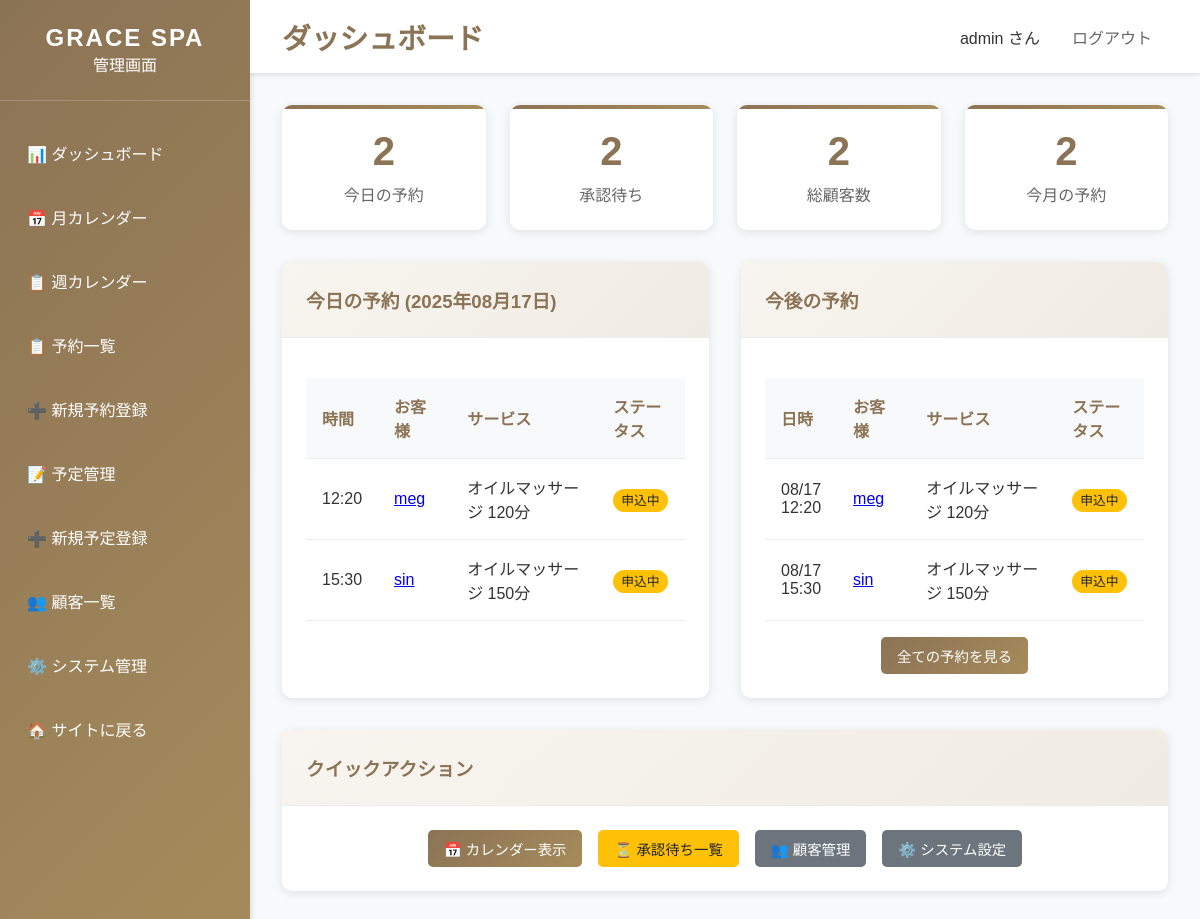
Before: /dashboard/ (signed in) with the older database file.
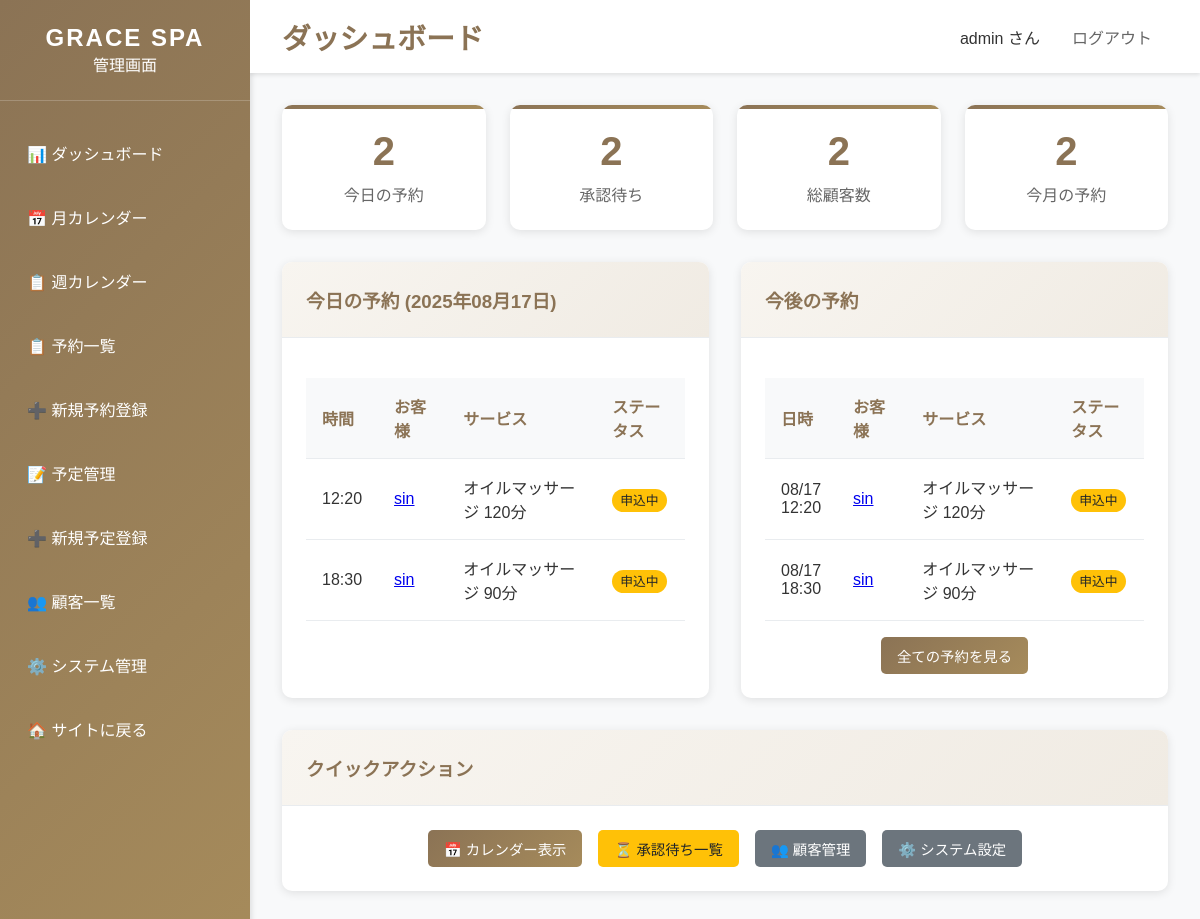
After: the same page with the newer database file.
### bookings/models.py (models this page shows, shortened)
class Booking(models.Model):
    STATUS_CHOICES = [
        ('pending', '承認待ち'),
        ('confirmed', '確定'),
        ('completed', '完了'),
        ('cancelled', 'キャンセル'),
    ]
    customer = models.ForeignKey(Customer, on_delete=models.CASCADE, verbose_name='顧客')
    service = models.ForeignKey(Service, on_delete=models.CASCADE, verbose_name='サービス')
    therapist = models.ForeignKey(Therapist, on_delete=models.SET_NULL, null=True, blank=True, verbose_name='施術者')
    booking_date = models.DateField('予約日')
    booking_time = models.TimeField('予約時間')
    status = models.CharField('ステータス', max_length=20, choices=STATUS_CHOICES, default='pending')
    notes = models.TextField('備考', blank=True)
    created_at = models.DateTimeField('作成日時', auto_now_add=True)
    updated_at = models.DateTimeField('更新日時', auto_now=True)
    class Meta:
        verbose_name = '予約'
        verbose_name_plural = '予約'
        ordering = ['-booking_date', '-booking_time']
        unique_together = ['therapist', 'booking_date', 'booking_time']

class Customer(models.Model):
    name = models.CharField('名前', max_length=100)
    email = models.EmailField('メールアドレス', unique=True)
    phone = models.CharField('電話番号', max_length=20)
    notes = models.TextField('備考', blank=True)
    created_at = models.DateTimeField('作成日時', auto_now_add=True)
    updated_at = models.DateTimeField('更新日時', auto_now=True)
    class Meta:
        verbose_name = '顧客'
        verbose_name_plural = '顧客'
        ordering = ['-created_at']

class Service(models.Model):
    name = models.CharField('サービス名', max_length=100)
    description = models.TextField('説明', blank=True)
    duration_minutes = models.PositiveIntegerField('施術時間（分）')
    price = models.PositiveIntegerField('料金')
    is_active = models.BooleanField('有効', default=True)
    sort_order = models.PositiveIntegerField('表示順', default=0)
    created_at = models.DateTimeField('作成日時', auto_now_add=True)
    updated_at = models.DateTimeField('更新日時', auto_now=True)
    class Meta:
        verbose_name = 'サービス'
        verbose_name_plural = 'サービス'
        ordering = ['sort_order', 'name']

### dashboard/views.py (the view)
# urls.py: path('dashboard/', views.dashboard_home, name='home'),
@staff_member_required
def dashboard_home(request):
    today = timezone.now().date()
    today_bookings = Booking.objects.filter(
        booking_date=today,
        status__in=['pending', 'confirmed']
    ).order_by('booking_time')
    try:
        today_schedules = Schedule.objects.filter(
            schedule_date=today,
            is_active=True
        ).order_by('start_time')
    except:
        today_schedules = []
    stats = {
        'today_bookings': today_bookings.count(),
        'today_schedules': len(today_schedules),
        'pending_bookings': Booking.objects.filter(status='pending').count(),
        'total_customers': Customer.objects.count(),
        'this_month_bookings': Booking.objects.filter(
            booking_date__year=today.year,
            booking_date__month=today.month
        ).count(),
    }
    upcoming_bookings = Booking.objects.filter(
        booking_date__gte=today,
        booking_date__lte=today + timedelta(days=7),
        status__in=['pending', 'confirmed']
    ).order_by('booking_date', 'booking_time')[:10]
    context = {
        'title': 'ダッシュボード - GRACE SPA管理画面',
        'today': today,
        'today_bookings': today_bookings,
        'today_schedules': today_schedules,
        'upcoming_bookings': upcoming_bookings,
        'stats': stats,
    }
    return render(request, 'dashboard/home.html', context)

### templates/dashboard/home.html (shortened to what the changed rows need)
{% extends 'dashboard/base_dashboard.html' %}
{% block page_title %}ダッシュボード{% endblock %}
{% block content %}
<div style="display: grid; grid-template-columns: 1fr 1fr; gap: 2rem;">
    <div class="card">
        <div class="card-body">
            {% if today_bookings %}
                <table class="table">
                    <thead>
                        <tr>
                            <th>時間</th>
                            <th>お客様</th>
                            <th>サービス</th>
                            <th>ステータス</th>
                        </tr>
                    </thead>
                    <tbody>
                        {% for booking in today_bookings %}
                        <tr>
                            <td>{{ booking.booking_time }}</td>
                            <td>
                                <a href="{% url 'dashboard:booking_detail' booking.id %}">
                                    {{ booking.customer.name }}
                                </a>
                            </td>
                            <td>{{ booking.service.name }}</td>
                            <td>
                                {% if booking.status == 'pending' %}
                                    <span class="badge badge-pending">申込中</span>
                                {% elif booking.status == 'confirmed' %}
                                    <span class="badge badge-confirmed">確定</span>
                                {% endif %}
                            </td>
                        </tr>
                        {% endfor %}
                    </tbody>
                </table>
            {% else %}
                <p style="text-align: center; color: #666; padding: 2rem;">今日の予約はありません</p>
            {% endif %}
        </div>
    </div>
    <div class="card">
        <div class="card-body">
            {% if upcoming_bookings %}
                <table class="table">
                    <thead>
                        <tr>
                            <th>日時</th>
                            <th>お客様</th>
                            <th>サービス</th>
                            <th>ステータス</th>
                        </tr>
                    </thead>
                    <tbody>
                        {% for booking in upcoming_bookings %}
                        <tr>
                            <td>{{ booking.booking_date|date:"m/d" }}<br>{{ booking.booking_time }}</td>
                            <td>
                                <a href="{% url 'dashboard:booking_detail' booking.id %}">
                                    {{ booking.customer.name }}
                                </a>
                            </td>
                            <td>{{ booking.service.name }}</td>
                            <td>
                                {% if booking.status == 'pending' %}
                                    <span class="badge badge-pending">申込中</span>
                                {% elif booking.status == 'confirmed' %}
                                    <span class="badge badge-confirmed">確定</span>
                                {% endif %}
                            </td>
                        </tr>
                        {% endfor %}
                    </tbody>
                </table>
            {% else %}
                <p style="text-align: center; color: #666; padding: 2rem;">今後の予約はありません</p>
            {% endif %}
        </div>
    </div>
</div>
{% endblock %}

Changed rows visible on the page:
removed Booking: booking_time "12:20", customer.name "meg", service.name "オイルマッサージ 120分", status "申込中", booking_date "08/17"
removed Booking: booking_time "15:30", customer.name "sin", service.name "オイルマッサージ 150分", status "申込中", booking_date "08/17"
added Booking: booking_time "12:20", customer.name "sin", service.name "オイルマッサージ 120分", status "申込中", booking_date "08/17"
added Booking: booking_time "18:30", customer.name "sin", service.name "オイルマッサージ 90分", status "申込中", booking_date "08/17"
